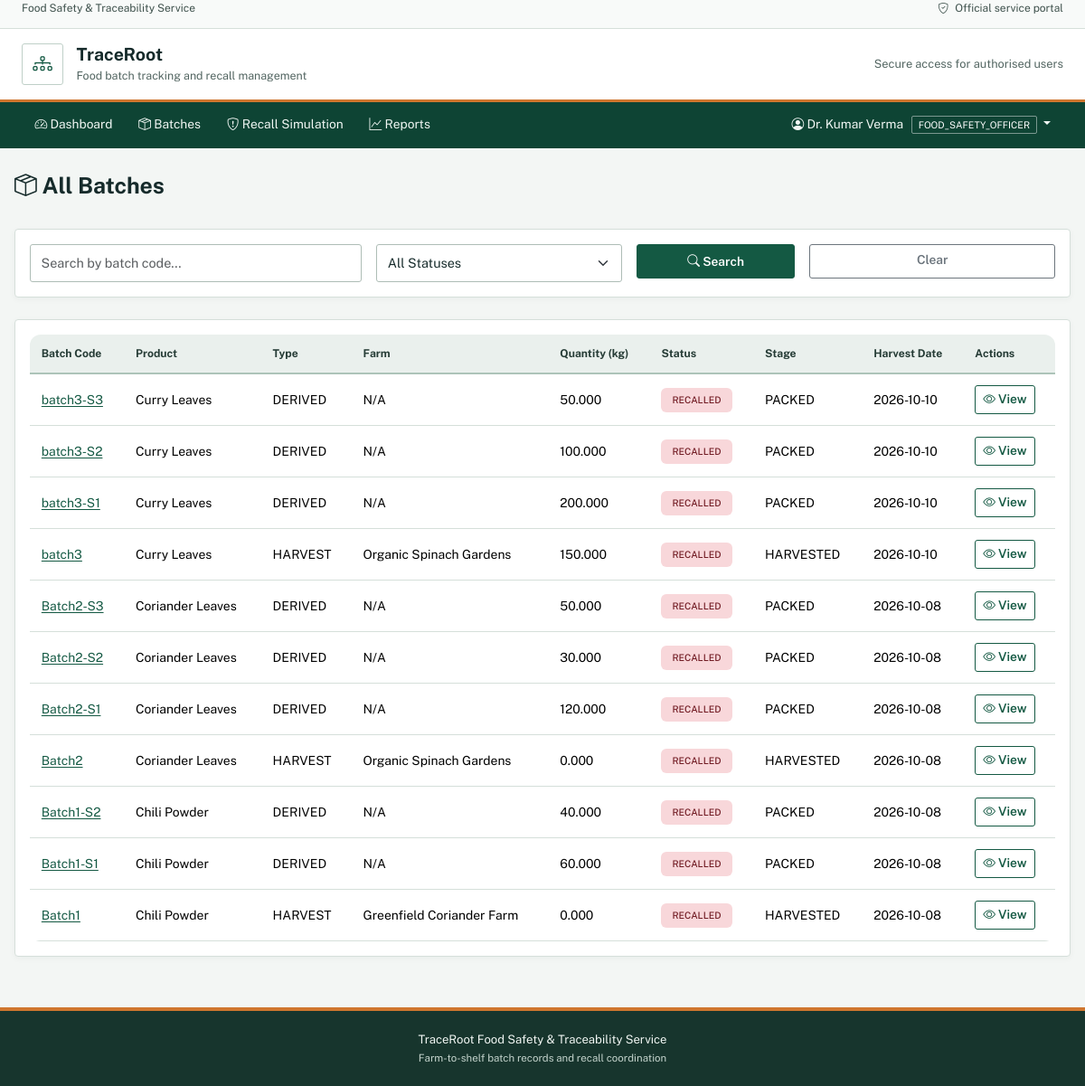
Page /batches (signed in) on the committed database.
### app/models.py (models this page shows, shortened)
class User(UserMixin, db.Model):
    __tablename__ = 'users'
    user_id = db.Column(db.Integer, primary_key=True)
    username = db.Column(db.String(50), nullable=False, unique=True)
    email = db.Column(db.String(120), nullable=False, unique=True)
    password_hash = db.Column(db.String(255), nullable=False)
    full_name = db.Column(db.String(100), nullable=False)
    phone = db.Column(db.String(20))
    role_id = db.Column(db.SmallInteger, db.ForeignKey('roles.role_id'), nullable=False)
    shop_name = db.Column(db.String(120))
    city = db.Column(db.String(80))
    is_active = db.Column(db.Boolean, nullable=False, default=True)
    created_at = db.Column(db.DateTime, nullable=False, default=datetime.utcnow)
    owned_farms = db.relationship('Farm', backref='owner', lazy=True)
    managed_units = db.relationship('ProcessingUnit', backref='manager', lazy=True)
    performed_inspections = db.relationship('Inspection', backref='inspector', lazy=True)
    created_batches = db.relationship('Batch', backref='creator', lazy=True)
    created_shipments = db.relationship('Shipment', foreign_keys='Shipment.created_by', backref=db.backref('creator', foreign_keys='Shipment.created_by'), lazy=True)
    received_shipments = db.relationship('Shipment', foreign_keys='Shipment.retailer_id', backref='retailer', lazy=True)
    issued_recalls = db.relationship('Recall', backref='issuer', lazy=True)

class Role(db.Model):
    __tablename__ = 'roles'
    role_id = db.Column(db.SmallInteger, primary_key=True)
    role_name = db.Column(db.Enum('ADMIN', 'FARMER', 'PROCESSOR', 'INSPECTOR', 'RETAILER', 'FOOD_SAFETY_OFFICER'),
                         nullable=False, unique=True)
    description = db.Column(db.String(255))
    users = db.relationship('User', backref='role', lazy=True)

class Batch(db.Model):
    __tablename__ = 'batches'
    batch_id = db.Column(db.Integer, primary_key=True)
    batch_code = db.Column(db.String(30), nullable=False, unique=True)
    product_id = db.Column(db.Integer, db.ForeignKey('products.product_id'), nullable=False)
    batch_type = db.Column(db.Enum('HARVEST', 'DERIVED'), nullable=False, default='HARVEST')
    farm_id = db.Column(db.Integer, db.ForeignKey('farms.farm_id'))
    processing_unit_id = db.Column(db.Integer, db.ForeignKey('processing_units.unit_id'))
    initial_quantity_kg = db.Column(Numeric(12, 3), nullable=False)
    quantity_kg = db.Column(Numeric(12, 3), nullable=False)
    harvest_date = db.Column(db.Date, nullable=False)
    expiry_date = db.Column(db.Date, nullable=False)
    status = db.Column(db.Enum('ACTIVE', 'QUARANTINED', 'RECALLED', 'CONSUMED', 'EXPIRED'),
                       nullable=False, default='ACTIVE')
    stage = db.Column(db.Enum('HARVESTED', 'PROCESSING', 'PACKED', 'SHIPPED'),
                     nullable=False, default='HARVESTED')
    created_by = db.Column(db.Integer, db.ForeignKey('users.user_id'), nullable=False)
    created_at = db.Column(db.DateTime, nullable=False, default=datetime.utcnow)
    updated_at = db.Column(db.DateTime, nullable=False, default=datetime.utcnow, onupdate=datetime.utcnow)
    inspections = db.relationship('Inspection', backref='batch', lazy=True)
    shipments = db.relationship('Shipment', backref='batch', lazy=True)
    parent_lineage = db.relationship('BatchLineage', foreign_keys='BatchLineage.child_batch_id',
                                    backref='child_batch', lazy=True)
    child_lineage = db.relationship('BatchLineage', foreign_keys='BatchLineage.parent_batch_id',
                                   backref='parent_batch', lazy=True)
    processing_events = db.relationship('ProcessingEvent', backref='batch', lazy=True)
    recalls = db.relationship('Recall', backref='batch', lazy=True)

class Product(db.Model):
    __tablename__ = 'products'
    product_id = db.Column(db.Integer, primary_key=True)
    product_name = db.Column(db.String(100), nullable=False, unique=True)
    category = db.Column(db.Enum('SPICE', 'LEAFY_VEGETABLE', 'OTHER'), nullable=False)
    shelf_life_days = db.Column(db.SmallInteger, nullable=False)
    batches = db.relationship('Batch', backref='product', lazy=True)

class Farm(db.Model):
    __tablename__ = 'farms'
    farm_id = db.Column(db.Integer, primary_key=True)
    farm_code = db.Column(db.String(20), nullable=False, unique=True)
    farm_name = db.Column(db.String(120), nullable=False)
    owner_id = db.Column(db.Integer, db.ForeignKey('users.user_id'), nullable=False)
    village = db.Column(db.String(80))
    district = db.Column(db.String(80), nullable=False)
    state = db.Column(db.String(80), nullable=False)
    area_acres = db.Column(Numeric(8, 2), nullable=False)
    organic_certified = db.Column(db.Boolean, nullable=False, default=False)
    status = db.Column(db.Enum('ACTIVE', 'QUARANTINED'), nullable=False, default='ACTIVE')
    created_at = db.Column(db.DateTime, nullable=False, default=datetime.utcnow)
    batches = db.relationship('Batch', backref='farm', lazy=True)

### app/main/routes.py (the view)
@bp.route('/batches')
@login_required
def list_batches():
    page = request.args.get('page', 1, type=int)
    search = request.args.get('search', '')
    status_filter = request.args.get('status', '')
    query = Batch.query
    if search:
        query = query.filter(Batch.batch_code.like(f'%{search}%'))
    if status_filter:
        query = query.filter(Batch.status == status_filter)
    batches = query.order_by(Batch.created_at.desc()).paginate(page=page, per_page=20)
    return render_template('batches/list.html', batches=batches, search=search, status_filter=status_filter)

### app/models.py (called while the page is built)
@login_manager.user_loader
def load_user(user_id):
    return User.query.get(int(user_id))

### app/templates/batches/list.html (shortened to what this page needs)
{% extends "base.html" %}
{% block content %}
<div class="d-flex justify-content-between align-items-center mb-4">
    <h2><i class="bi bi-box-seam"></i> All Batches</h2>
</div>
<div class="card mb-4">
    <div class="card-body">
        <form method="GET" class="row g-3">
            <div class="col-md-4">
                <input type="text" class="form-control" name="search" placeholder="Search by batch code..." value="{{ search }}">
            </div>
            <div class="col-md-3">
                <select class="form-select" name="status">
                    <option value="">All Statuses</option>
                </select>
            </div>
            <div class="col-md-2">
                <button type="submit" class="btn btn-primary w-100">
                    <i class="bi bi-search"></i> Search
                </button>
            </div>
            <div class="col-md-3">
                <a href="{{ url_for('main.list_batches') }}" class="btn btn-outline-secondary w-100">Clear</a>
            </div>
        </form>
    </div>
</div>
<div class="card">
    <div class="card-body">
        <div class="table-responsive">
            <table class="table table-hover">
                <thead>
                    <tr>
                        <th>Batch Code</th>
                        <th>Product</th>
                        <th>Type</th>
                        <th>Farm</th>
                        <th>Quantity (kg)</th>
                        <th>Status</th>
                        <th>Stage</th>
                        <th>Harvest Date</th>
                        <th>Actions</th>
                    </tr>
                </thead>
                <tbody>
                    {% for batch in batches.items %}
                    <tr>
                        <td><a href="{{ url_for('main.view_batch', batch_id=batch.batch_id) }}">{{ batch.batch_code }}</a></td>
                        <td>{{ batch.product.product_name }}</td>
                        <td>{{ batch.batch_type }}</td>
                        <td>{{ batch.farm.farm_name if batch.farm else 'N/A' }}</td>
                        <td>{{ batch.quantity_kg }}</td>
                        <td><span class="badge badge-{{ batch.status }}">{{ batch.status }}</span></td>
                        <td>{{ batch.stage }}</td>
                        <td>{{ batch.harvest_date }}</td>
                        <td>
                            <a href="{{ url_for('main.view_batch', batch_id=batch.batch_id) }}" class="btn btn-sm btn-outline-primary">
                                <i class="bi bi-eye"></i> View
                            </a>
                        </td>
                    </tr>
                    {% else %}
                    <tr>
                        <td colspan="9" class="text-center">No batches found</td>
                    </tr>
                    {% endfor %}
                </tbody>
            </table>
        </div>
    </div>
</div>
{% endblock %}

### app/templates/base.html (shortened to what this page needs)
<!DOCTYPE html>
<html lang="en">
<head>
    <link href="https://cdn.jsdelivr.net/npm/bootstrap@5.3.2/dist/css/bootstrap.min.css" rel="stylesheet">
    <link rel="stylesheet" href="https://cdn.jsdelivr.net/npm/bootstrap-icons@1.11.1/font/bootstrap-icons.css">
</head>
<body>
    <div class="public-service-bar">
        <div class="container-fluid px-3 px-lg-4 d-flex align-items-center justify-content-between">
            <span>Food Safety &amp; Traceability Service</span>
            <span><i class="bi bi-shield-check me-1"></i> Official service portal</span>
        </div>
    </div>
    <header class="portal-masthead">
        <div class="container-fluid px-3 px-lg-4 d-flex align-items-center justify-content-between">
            <a class="portal-brand-lockup" href="{{ url_for('main.dashboard') if current_user.is_authenticated else url_for('main.index') }}">
                <span class="portal-brand-mark" aria-hidden="true"><i class="bi bi-diagram-3"></i></span>
                <span>
                    <span class="portal-brand-name">TraceRoot</span>
                    <span class="portal-brand-subtitle">Food batch tracking and recall management</span>
                </span>
            </a>
            <span class="portal-masthead-note">Secure access for authorised users</span>
        </div>
    </header>
    {% if current_user.is_authenticated %}
    <nav class="navbar navbar-expand-lg navbar-dark portal-navbar sticky-top">
        <div class="container-fluid px-3 px-lg-4">
            <div class="collapse navbar-collapse" id="navbarNav">
                <ul class="navbar-nav me-auto">
                    <li class="nav-item">
                        <a class="nav-link" href="{{ url_for('main.dashboard') }}">
                            <i class="bi bi-speedometer2"></i> Dashboard
                        </a>
                    </li>
                    <li class="nav-item">
                        <a class="nav-link" href="{{ url_for('main.list_batches') }}">
                            <i class="bi bi-box-seam"></i> Batches
                        </a>
                    </li>
                    <li class="nav-item">
                        <a class="nav-link" href="{{ url_for('main.recall_simulation') }}">
                            <i class="bi bi-shield-exclamation"></i> Recall Simulation
                        </a>
                    </li>
                    <li class="nav-item">
                        <a class="nav-link" href="{{ url_for('main.reports') }}">
                            <i class="bi bi-graph-up"></i> Reports
                        </a>
                    </li>
                </ul>
                <ul class="navbar-nav">
                    <li class="nav-item dropdown">
                        <a class="nav-link dropdown-toggle user-menu-link" href="#" id="userDropdown" role="button" data-bs-toggle="dropdown">
                            <i class="bi bi-person-circle"></i> {{ current_user.full_name }}
                            <span class="user-role-badge">{{ current_user.role.role_name if current_user.role else 'N/A' }}</span>
                        </a>
                    </li>
                </ul>
            </div>
        </div>
    </nav>
    {% endif %}
    <main class="portal-content">
        {% block content %}{% endblock %}
    </main>
    <footer>
        <div class="container text-center">
            <p class="mb-0">TraceRoot Food Safety &amp; Traceability Service</p>
            <small class="text-muted">Farm-to-shelf batch records and recall coordination</small>
        </div>
    </footer>
</body>
</html>

### rows in the picture
User: full_name "Dr. Kumar Verma"
Role: role "FOOD_SAFETY_OFFICER"
Batch: batch_code "batch3-S3", product.product_name "Curry Leaves", batch_type "DERIVED", farm "N/A", quantity_kg "50.000", status "RECALLED", stage "PACKED", harvest_date "2026-10-10"
Batch: batch_code "batch3-S2", product.product_name "Curry Leaves", batch_type "DERIVED", farm "N/A", quantity_kg "100.000", status "RECALLED", stage "PACKED", harvest_date "2026-10-10"
Batch: batch_code "batch3-S1", product.product_name "Curry Leaves", batch_type "DERIVED", farm "N/A", quantity_kg "200.000", status "RECALLED", stage "PACKED", harvest_date "2026-10-10"
Batch: batch_code "batch3", product.product_name "Curry Leaves", batch_type "HARVEST", farm "Organic Spinach Gardens", quantity_kg "150.000", status "RECALLED", stage "HARVESTED", harvest_date "2026-10-10"
Batch: batch_code "Batch2-S3", product.product_name "Coriander Leaves", batch_type "DERIVED", farm "N/A", quantity_kg "50.000", status "RECALLED", stage "PACKED", harvest_date "2026-10-08"
Batch: batch_code "Batch2-S2", product.product_name "Coriander Leaves", batch_type "DERIVED", farm "N/A", quantity_kg "30.000", status "RECALLED", stage "PACKED", harvest_date "2026-10-08"
Batch: batch_code "Batch2-S1", product.product_name "Coriander Leaves", batch_type "DERIVED", farm "N/A", quantity_kg "120.000", status "RECALLED", stage "PACKED", harvest_date "2026-10-08"
Batch: batch_code "Batch2", product.product_name "Coriander Leaves", batch_type "HARVEST", farm "Organic Spinach Gardens", quantity_kg "0.000", status "RECALLED", stage "HARVESTED", harvest_date "2026-10-08"
Batch: batch_code "Batch1-S2", product.product_name "Chili Powder", batch_type "DERIVED", farm "N/A", quantity_kg "40.000", status "RECALLED", stage "PACKED", harvest_date "2026-10-08"
Batch: batch_code "Batch1-S1", product.product_name "Chili Powder", batch_type "DERIVED", farm "N/A", quantity_kg "60.000", status "RECALLED", stage "PACKED", harvest_date "2026-10-08"
Batch: batch_code "Batch1", product.product_name "Chili Powder", batch_type "HARVEST", farm "Greenfield Coriander Farm", quantity_kg "0.000", status "RECALLED", stage "HARVESTED", harvest_date "2026-10-08"
